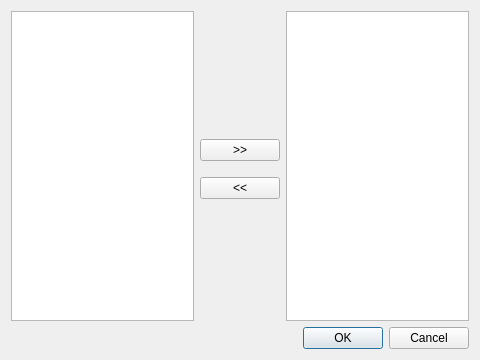
<?xml version="1.0" encoding="UTF-8"?>
<ui version="4.0">
 <class>agregado</class>
 <widget class="QDialog" name="agregado">
  <property name="geometry">
   <rect>
    <x>0</x>
    <y>0</y>
    <width>480</width>
    <height>360</height>
   </rect>
  </property>
  <property name="windowTitle">
   <string>Dialog</string>
  </property>
  <layout class="QGridLayout" name="gridLayout_2">
   <item row="2" column="0">
    <widget class="QDialogButtonBox" name="buttonBox">
     <property name="orientation">
      <enum>Qt::Horizontal</enum>
     </property>
     <property name="standardButtons">
      <set>QDialogButtonBox::Cancel|QDialogButtonBox::Ok</set>
     </property>
    </widget>
   </item>
   <item row="1" column="0">
    <layout class="QGridLayout" name="gridLayout">
     <item row="2" column="1">
      <spacer name="verticalSpacer_3">
       <property name="orientation">
        <enum>Qt::Vertical</enum>
       </property>
       <property name="sizeType">
        <enum>QSizePolicy::Minimum</enum>
       </property>
       <property name="sizeHint" stdset="0">
        <size>
         <width>20</width>
         <height>10</height>
        </size>
       </property>
      </spacer>
     </item>
     <item row="3" column="1">
      <widget class="QPushButton" name="moveToLeft">
       <property name="text">
        <string>&lt;&lt;</string>
       </property>
      </widget>
     </item>
     <item row="0" column="0" rowspan="5">
      <widget class="QListWidget" name="selector_left"/>
     </item>
     <item row="1" column="1">
      <widget class="QPushButton" name="moveToRight">
       <property name="text">
        <string>&gt;&gt;</string>
       </property>
      </widget>
     </item>
     <item row="0" column="1">
      <spacer name="verticalSpacer">
       <property name="orientation">
        <enum>Qt::Vertical</enum>
       </property>
       <property name="sizeHint" stdset="0">
        <size>
         <width>20</width>
         <height>40</height>
        </size>
       </property>
      </spacer>
     </item>
     <item row="4" column="1">
      <spacer name="verticalSpacer_2">
       <property name="orientation">
        <enum>Qt::Vertical</enum>
       </property>
       <property name="sizeHint" stdset="0">
        <size>
         <width>20</width>
         <height>40</height>
        </size>
       </property>
      </spacer>
     </item>
     <item row="0" column="2" rowspan="5">
      <widget class="QListWidget" name="selector_right"/>
     </item>
    </layout>
   </item>
  </layout>
 </widget>
 <resources/>
 <connections>
  <connection>
   <sender>buttonBox</sender>
   <signal>accepted()</signal>
   <receiver>agregado</receiver>
   <slot>accept()</slot>
   <hints>
    <hint type="sourcelabel">
     <x>248</x>
     <y>254</y>
    </hint>
    <hint type="destinationlabel">
     <x>157</x>
     <y>274</y>
    </hint>
   </hints>
  </connection>
  <connection>
   <sender>buttonBox</sender>
   <signal>rejected()</signal>
   <receiver>agregado</receiver>
   <slot>reject()</slot>
   <hints>
    <hint type="sourcelabel">
     <x>316</x>
     <y>260</y>
    </hint>
    <hint type="destinationlabel">
     <x>286</x>
     <y>274</y>
    </hint>
   </hints>
  </connection>
 </connections>
</ui>
